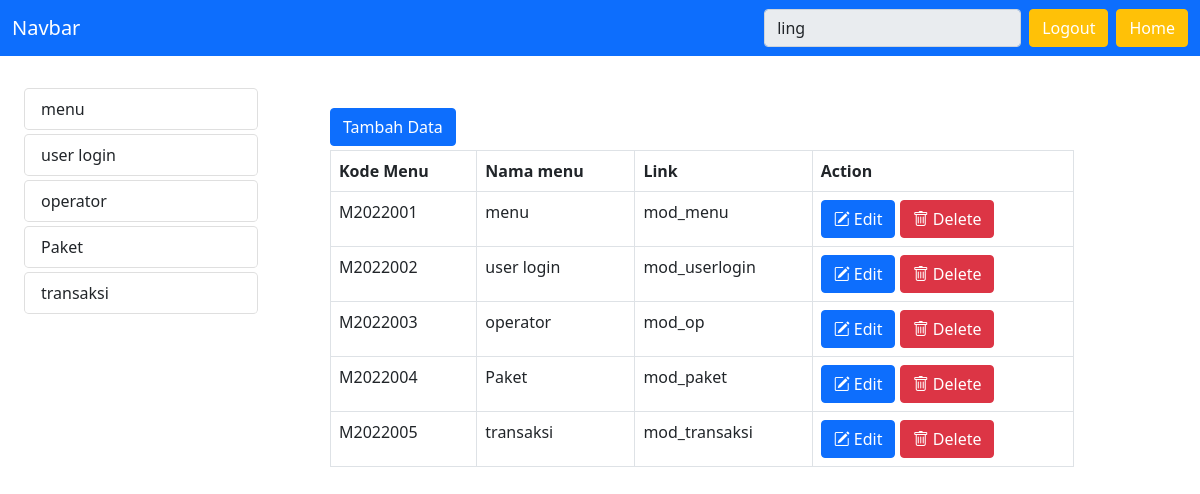
The page /admin/home.php?modul=mod_menu (signed in) on the database its author committed.
### tables this page shows
CREATE TABLE `mst_menu` (
  `idmenu` int(11) NOT NULL,
  `kode_menu` varchar(8) NOT NULL,
  `nmmenu` varchar(25) NOT NULL,
  `link` varchar(50) NOT NULL
);

### admin/mod_menu/index.php (the view)
<?php
include_once("menuCtrl.php");
if (!isset($_GET['action'])) {
?>
	<a href="?modul=mod_menu&action=add" class="btn btn-primary btn-xs mb-1">Tambah Data</a>
	<table class="table table-bordered">
		<tr>
			<th>Kode Menu</th>
			<th>Nama menu</th>
			<th>Link</th>
			<th>Action</th>
		</tr>
		<?php
		$query = mysqli_query($koneksidb, "SELECT * FROM mst_menu");
		foreach ($query as $q) :
		?>
			<tr>
				<td><?= $q['kode_menu']; ?></td>
				<td><?= $q['nmmenu']; ?></td>
				<td><?= $q['link']; ?></td>
				<td><a href="?modul=mod_menu&action=edit&id=<?= $q['idmenu']; ?>" class="btn btn-xs btn-primary"><i class="bi bi-pencil-square"></i> Edit</a>
					<a href="?modul=mod_menu&action=delete&id=<?= $q['idmenu']; ?>" class="btn btn-xs btn-danger"><i class="bi bi-trash"></i> Delete</a>
				</td>
			</tr>
		<?php
		endforeach;
		?>
	</table>
<?php } else if (isset($_GET['action']) && ($_GET['action'] == "add" || $_GET['action'] == "edit")) {
?>
	<?php
	$query_cekkode = mysqli_query(
		$koneksidb,
		"select kode_menu from mst_menu ORDER BY kode_menu DESC LIMIT 0,1"
	);
	$cekkode = mysqli_fetch_array($query_cekkode);
	$kodeakhir = $cekkode['kode_menu'];
	$no_urutakhir = substr($kodeakhir, 5);
	$th_akhir = substr($kodeakhir, 1, 4);
	$th_sekarang = date("Y");
	if ($th_akhir == $th_sekarang) {
		$nourut_baru = $no_urutakhir + 1;
		if ($no_urutakhir < 9) {
			$nourut_baru = "00" . ($no_urutakhir + 1);
		} else if ($no_urutakhir < 99) {
			$nourut_baru = "0" . ($no_urutakhir + 1);
		} else {
			$nourut_baru = ($no_urutakhir + 1);
		}
	} else {
		$nourut_baru =  "001";
	}
	$kodeterbaru = "M" . $th_sekarang . $nourut_baru;
	if ($proses == "insert") {
	?>
		<form action="?modul=mod_menu&action=save" id="formmenu" method="POST">
			<div class="row pt-3">
				<label class="col-md-2">Kode Menu</label>
				<div class="col-md-5">
					<input type="hidden" name="proses" value="<?= $proses; ?>">
					<input type="text" name="kode_menu" id="kode_menu" class="form-control" value="<?= $kodeterbaru; ?>" readonly>
				</div>
			</div>
			<div class="row pt-3">
				<label class="col-md-2">Nama Menu</label>
				<div class="col-md-5">
					<input type="text" name="nmmenu" id="nmmenu" class="form-control">
				</div>
			</div>
			<div class="row pt-3">
				<label class="col-md-2">Link</label>
				<div class="col-md-5">
					<input type="text" name="link" id="link" class="form-control">
				</div>
			</div>
			<div class="row pt-3">
				<label class="col-md-2"></label>
				<div class="col-md-5">
					<button type="submit" class="btn btn-primary">Simpan</button>
					<a href="home.php?modul=mod_menu"><button type="button" class="btn btn-warning">Kembali</button></a>
				</div>
			</div>
		</form>
	<?php
	} else {
	?>
		<form action="?modul=mod_menu&action=save" method="POST">
			<?php
			$qry = mysqli_query($koneksidb, "select * from mst_menu where idmenu='$id' LIMIT 0,1");
			$dt = mysqli_fetch_array($qry);
			?>
			<div class="row pt-3">
				<label class="col-md-2">Nama Menu</label>
				<div class="col-md-5">
					<input type="hidden" name="proses" value="<?= $proses; ?>">
					<input type="hidden" name="idmenu" value="<?= $dt['idmenu']; ?>">
					<input type="text" class="form-control" name="nmmenu" value="<?= $dt['nmmenu']; ?>">
				</div>
			</div>
			<div class="row pt-3">
				<label class="col-md-2">Link</label>
				<div class="col-md-5">
					<input type="text" class="form-control" name="link" value="<?= $dt['link']; ?>">
				</div>
			</div>
			<div class="row pt-3">
				<label class="col-md-2"></label>
				<div class="col-md-5">
					<button type="submit" class="btn btn-primary">Simpan</button>
					<a href="home.php?modul=mod_menu"><button type="button" class="btn btn-warning">Kembali</button></a>
				</div>
			</div>
		</form>
	<?php
	}
	?>
<?php
}
?>

### admin/menu.php (shortened to what this page needs)
<?php
$qry_menu = mysqli_query($koneksidb, "SELECT * FROM mst_menu");
while ($row = mysqli_fetch_array($qry_menu)) {
?>
<a href="?modul=<?= $row['link']; ?>" style="text-decoration: none;" class="links1">
	<li class="list-group-item links rounded-3 mt-1"></i><?= $row["nmmenu"]; ?></li>
</a>
<?php
}
?>

### admin/home.php (style rules this page uses)
body { padding-top: 60px; }

### rows shown on the page
mst_menu: nmmenu "menu", kode_menu "M2022001", link "mod_menu"
mst_menu: nmmenu "user login", kode_menu "M2022002", link "mod_userlogin"
mst_menu: nmmenu "operator", kode_menu "M2022003", link "mod_op"
mst_menu: nmmenu "Paket", kode_menu "M2022004", link "mod_paket"
mst_menu: nmmenu "transaksi", kode_menu "M2022005", link "mod_transaksi"
